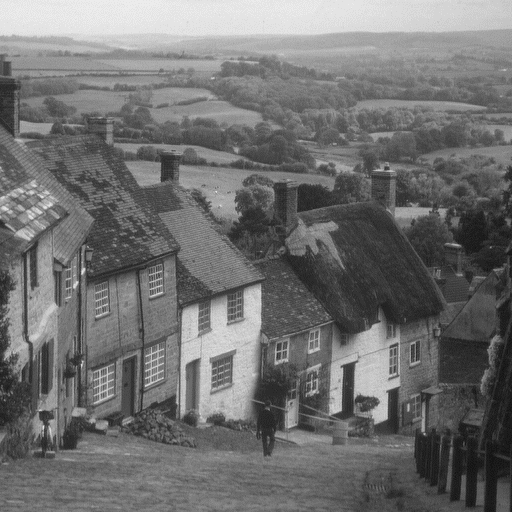
%> input picture A2PengyuWang0425157/Q7/goldhill.bmp, 512 x 512 px
$ octave SpatialDomainFilters.m   (GNU Octave 9; MATLAB toolbox functions it lacks are replaced by stand-ins)
%> lines starting %> are read from the running program, lines starting %| are printed output that depends on the picture
clear;
close all;
clc;

% Spatial domain filters that is based on Sobel operators
%%%%%%%%%%%%
% Goldhill %
%%%%%%%%%%%%
[X,map] = imread("goldhill.bmp");
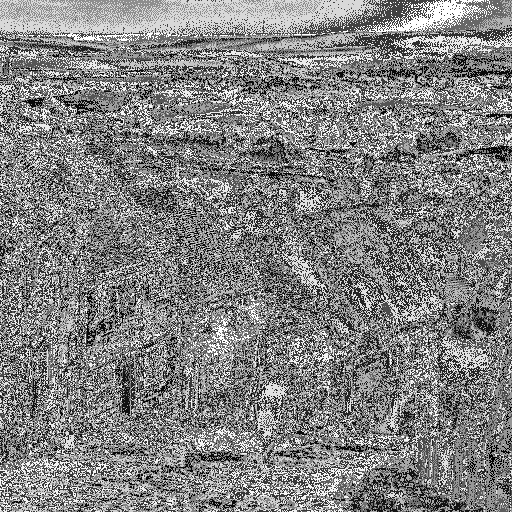
%> X: size 512x512 uint8; min 8, max 35, mean 21.8; drawn with min black and max white
%> map = 256 rows, first 12: [0 0 0; 0.502 0 0; 0 0.502 0; 0.502 0.502 0; 0 0 0.502; 0.502 0 0.502; 0 0.502 0.502; 0.502 0.502 0.502; 0.0784 0.0784 0.0784; 0.518 0.518 0.518; 0.298 0.298 0.298; 0.737 0.737 0.737]
goldhill = ind2rgb(X,map);
subplot(3,2,1);
imshow(goldhill);
title('Original image');
subplot(3,2,2);
imshow(goldhill);
title('Original image');

[r,c,color] = size(goldhill);
%> r = 512; c = 512; color = 3
fprintf("%d,%d",r,c);
%| 512,512
% Sobel operator matrix horizontal/ vertical
MHor = [-1 -2 -1;0 0 0;1 2 1];
MVer = [-1 0 1;-2 0 2;-1 0 1];
M = zeros(r,c);
for i=2:(r-1)
    for j =2:(c-1)
        mh = (-1)*goldhill(j-1,i-1)+(-2)*goldhill(j,i-1)+(-1)*goldhill(j+1,i-1)+1*goldhill(j-1,i+1)+2*goldhill(j,i+1)+1*goldhill(j+1,i+1);
        mv = (-1)*goldhill(j-1,i-1)+1*goldhill(j+1,i-1)+(-2)*goldhill(j-1,i)+2*goldhill(j+1,i)+(-1)*goldhill(j-1,i+1)+1*goldhill(j+1,i+1);
        M(j+1,i+1) = sqrt(mh.^2+mh.^2);
    end
end
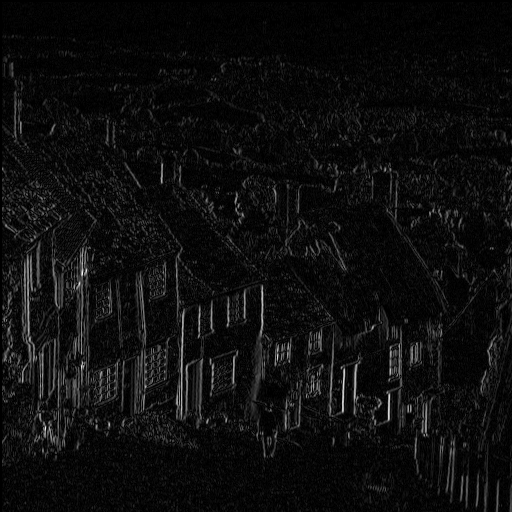
%> M: size 512x512 double; min 0, max 3.51, mean 0.195; drawn with min black and max white

M =double(M);
subplot(3,2,3);
imshow(M);
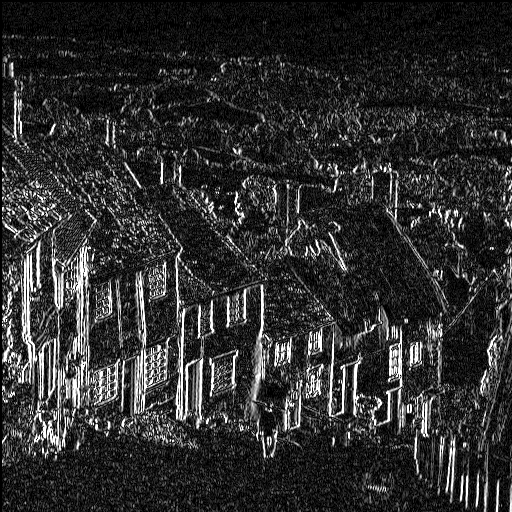
%> displayed picture: size 512x512, on the screen's scale of 0 to 255; min 0, max 255, mean 47
title('Filtered image');
subplot(3,2,4);
imshow(M,[]);
title('Filtered image, []');

M =im2bw(M);
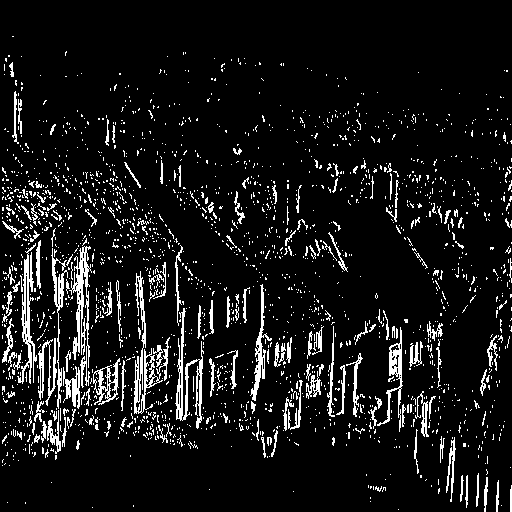
%> M: size 512x512 logical; 8.7% white in thin lines or dots
subplot(3,2,5);
imshow(M);
title('Edge Enhancement image');
subplot(3,2,6);
imshow(M,[]);
title('Edge Enhancement image, []');


%%%%%%%%%
% US021 %
%%%%%%%%%
